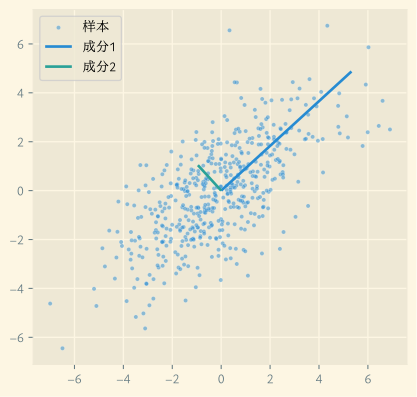

Python code for this plot:
import matplotlib.pyplot as plt
import matplotlib.font_manager as fm
import seaborn as sns
from sklearn.decomposition import PCA
import scipy.stats as st

zhisong = fm.FontEntry(fname="/home/avanti/Fonts/LXGW/LXGWNeoZhiSongScreenFull.ttf", name="LXGW Neo ZhiSong Screen Full")
fm.fontManager.ttflist.insert(0, zhisong)
plt.rcParams.update({
    "font.family": ["Ysabeau Office", "LXGW Neo ZhiSong Screen Full"],
    "mathtext.fontset": "cm",
    "axes.unicode_minus": True,
    "savefig.bbox": "tight",
    "font.size": 10,
})

n_samples = 500
X = st.multivariate_normal.rvs(mean=[0, 0], cov=[[5, 3], [3, 4]], size=n_samples, random_state=1)
pca = PCA(n_components=2).fit(X)

with plt.style.context('Solarize_Light2'):
    ax = sns.scatterplot(x=X[:, 0], y=X[:, 1], label="样本", alpha=0.5, s=10)
    for i, (comp, var) in enumerate(zip(pca.components_, pca.explained_variance_)):
        comp = comp * var
        ax = sns.lineplot(x=[0, comp[0]], y=[0, comp[1]], label=f"成分{i + 1}", lw=2)
    ax.set_aspect('equal')
    ax.legend()
    plt.savefig("pca-plot.svg")
